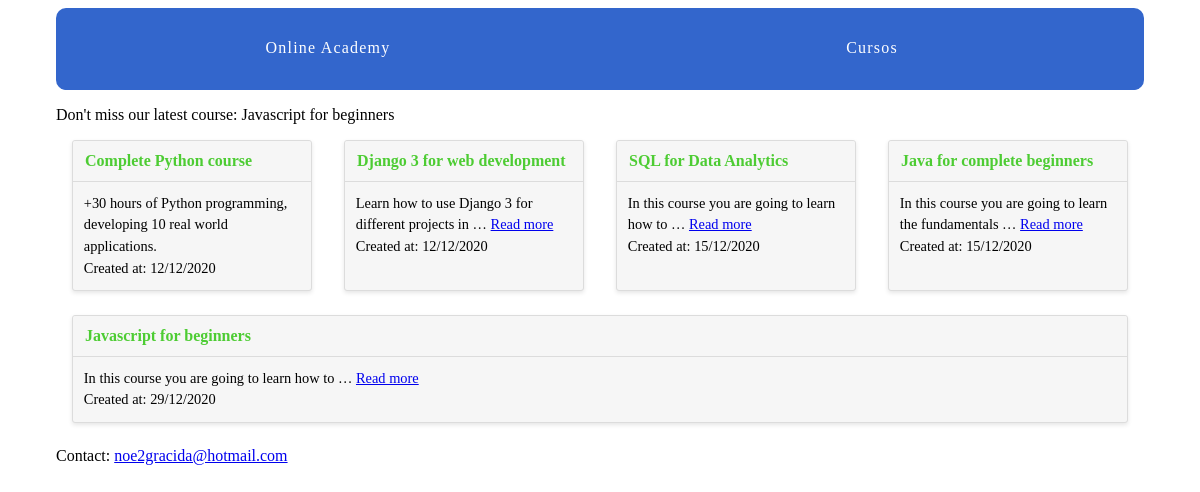
Page /courses/ on the committed database.
### courses/models.py (models this page shows)
class Courses(models.Model):
    created_at = models.DateTimeField(auto_now_add=True)
    title = models.CharField(max_length=30)
    description = models.TextField()
    def __str__(self):
        return self.title

### courses/views.py (the view)
# urls.py: path('', views.available_courses, name='courses_list'),
def available_courses(request):
    courses_list = Courses.objects.all()
    email = 'noe2gracida@hotmail.com'
    return render(request, 'courses/course_list.html', {'courses':courses_list, 'email':email})

### courses/templatetags/course_extras.py (called while the page is built)
@register.simple_tag
def last_course():
    return Courses.objects.latest('created_at')

### courses/templates/courses/course_list.html (shortened to what this page needs)
{% extends "layout.html"%}
{% load static %}
{% block static %}
    <link rel="stylesheet" href="{% static 'courses/css/courses.css' %}">
{% endblock %}
{% block content %}
<div class="cards">
    {% for course in courses %}
        <div class="card">
            <header><a href="{% url 'courses:course_detail' pk=course.pk %}">{{ course.title }}</a></header>
            <div class="card-copy">
                {% if course.description|wordcount <= 10 %}
                    {{ course.description }}
                {% else %}
                    {{ course.description|truncatewords:10 }}
                    <a href="{% url 'courses:course_detail' pk=course.pk %}">Read more</a>
                {% endif %}
                <div>Created at: {{ course.created_at|date:"d/m/yy" }}</div>
            </div>
        </div>
    {% endfor %}
</div>
<div>Contact: {{ email|urlize }}</div>
{% endblock %}

### online_academy/templates/layout.html (shortened to what this page needs)
{% load static from static %}
{% load course_extras %}
<!DOCTYPE html>
<html lang="en" dir="ltr">
    <head>
        <link rel="stylesheet" href="{% static 'css/layout.css' %}">
        {% block static %} {% endblock %}
    </head>
    <body>
        <div class="site-container">
            <nav>
                <a href="{% url 'home' %}">Online Academy</a>
                <a href="{% url 'courses:courses_list' %}">Cursos</a>
            </nav>
            <p>Don't miss our latest course: {% last_course %}</p>
            {% block content %}{% endblock %}
        </div>
    </body>
</html>

### assets/css/layout.css (style rules this page uses)
html { box-sizing: border-box; }
*, *::after, *::before { box-sizing: inherit; }
.site-container { max-width: 68em; margin-left: auto; margin-right: auto; }
.site-container::after { clear: both; content: ""; display: table; }
.site-container nav { width: 100%; display: table; width: 100%; table-layout: fixed; border-bottom-left-radius: 10px; border-bottom-right-radius: 10px; border-top-left-radius: 10px; border-top-right-radius: 10px; border-bottom-left-radius: 10px; border-top-left-radius: 10px; border-bottom-right-radius: 10px; border-top-right-radius: 10px; background-color: #3366CC; margin-bottom: 1em; overflow: hidden; }
.site-container nav a { display: table-cell; width: 8.33333%; padding: 10px; border-bottom: 2px solid #3366CC; color: #FFFFFF; letter-spacing: 0.075em; line-height: 60px; text-align: center; text-decoration: none; }
.cards { display: -webkit-box; display: -moz-box; display: box; display: -webkit-flex; display: -moz-flex; display: -ms-flexbox; display: flex; -webkit-box-lines: multiple; -moz-box-lines: multiple; box-lines: multiple; -webkit-flex-wrap: wrap; -moz-flex-wrap: wrap; -ms-flex-wrap: wrap; flex-wrap: wrap; -webkit-box-pack: justify; -moz-box-pack: justify; box-pack: justify; -webkit-justify-content: space-between; -moz-justify-content: space-between; -ms-justify-content: space-between; -o-justify-content: space-between; justify-content: space-between; -ms-flex-pack: justify; }
.card { -webkit-flex-basis: 15em; -moz-flex-basis: 15em; flex-basis: 15em; -ms-flex-preferred-size: 15em; -webkit-flex-grow: 1; -moz-flex-grow: 1; flex-grow: 1; -ms-flex-positive: 1; -webkit-transition: all 0.2s ease-in-out; -moz-transition: all 0.2s ease-in-out; transition: all 0.2s ease-in-out; background-color: #f6f6f6; border-radius: 3px; border: 1px solid gainsboro; box-shadow: 0 2px 4px #e6e6e6; margin: 0 1em 1.5em 1em; position: relative; }
.card header { -webkit-transition: all 0.2s ease-in-out; -moz-transition: all 0.2s ease-in-out; transition: all 0.2s ease-in-out; background-color: #f6f6f6; border-bottom: 1px solid gainsboro; border-radius: 3px 3px 0 0; font-weight: bold; line-height: 1.5em; padding: 0.5em 0.75em; }
.card header a { color: #3366CC; text-decoration: none; }
.card .card-copy { font-size: 0.9em; line-height: 1.5em; padding: 0.75em 0.75em; }

### courses/static/courses/css/courses.css (style rules this page uses)
.card header a { color: #4dcc33; text-decoration: none; }

### rows in the picture
Courses: title "Javascript for beginners", description "In this course you are going to learn how to …", created_at "29/12/2020"
Courses: title "Complete Python course", description "+30 hours of Python programming, developing 10 real world applications.", created_at "12/12/2020"
Courses: title "Django 3 for web development", description "Learn how to use Django 3 for different projects in …", created_at "12/12/2020"
Courses: title "SQL for Data Analytics", description "In this course you are going to learn how to …", created_at "15/12/2020"
Courses: title "Java for complete beginners", description "In this course you are going to learn the fundamentals …", created_at "15/12/2020"

### other values in the picture
{{ email|urlize }} "noe2gracida@hotmail.com"
